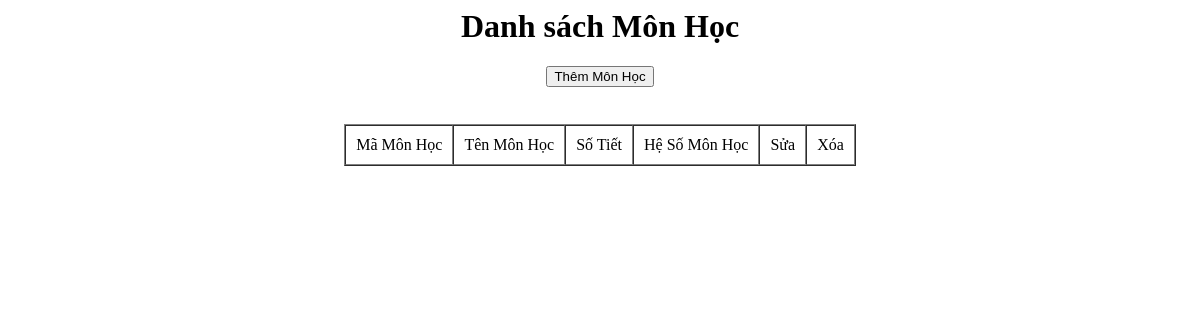
Before: /admin/monhoc/hienthimon.php with the older database file.
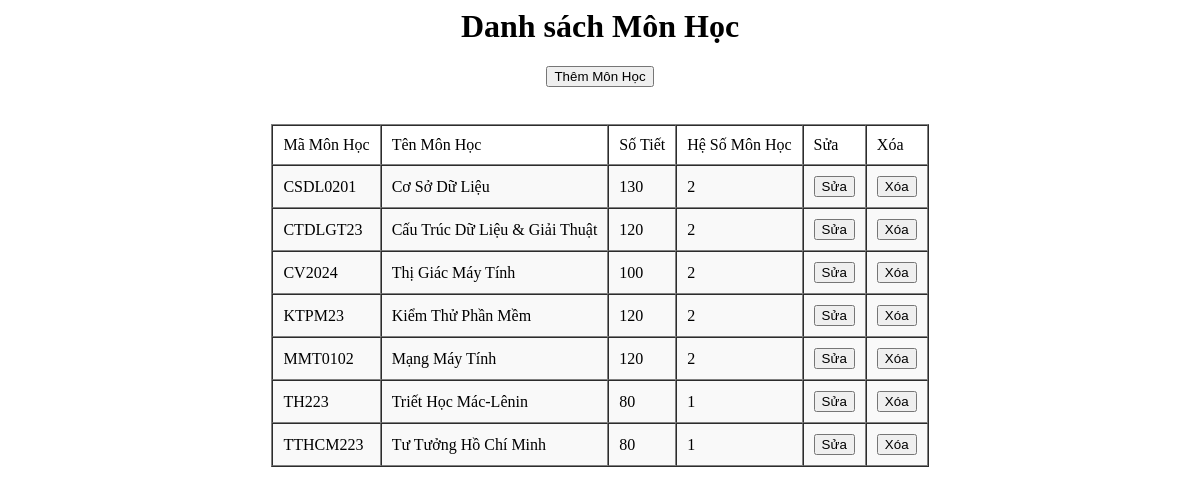
After: the same page with the newer database file.
### tables this page shows
CREATE TABLE `monhoc` (
  `MaMonHoc` varchar(15) NOT NULL,
  `TenMonHoc` varchar(50) NOT NULL,
  `SoTiet` int(20) NOT NULL,
  `HeSoMonHoc` int(1) NOT NULL
);

### classes/monhoc.class.php (called while the page is built, shortened)
<?php
class monhoc extends DB
{
    function allmon()
    {
        $con=$this->connect();
        $sql="select * from monhoc";
        $query=mysqli_query($con,$sql);
        $result=array();
        if($query)
        {
            while($row=mysqli_fetch_assoc($query))
            {
                $result[]=$row;
            }
        }
        return $result;
    }
}
?>

### admin/monhoc/hienthimon.php (the view, shortened to what this page needs)
<?php
require "../classes/monhoc.class.php";
$con=new monhoc();
$mon=$con->allmon();
?>
<!DOCTYPE html>
<html>
<head>
</head>
<body>
<h1 align="center"style="font-family:Tahoma;font-weight: bold">Danh sách Môn Học</h1>
<h3 align="center">
    <a href="monhoc/themmon.php">
        <button type = "button" class = "add-button" >Thêm Môn Học</button>
    </a>
</h3>
<table align="center" border="1" cellspacing="0" cellpadding="10">
    <tr class = "ToT" >
        <td>Mã Môn Học</td>
        <td>Tên Môn Học</td>
        <td>Số Tiết</td>
        <td>Hệ Số Môn Học</td>
        <td>Sửa</td>
        <td>Xóa</td>
    </tr>
    <?php foreach ($mon as $item){ ?>
        <tr style="background-color: #f9f9f9;">
            <td><?php echo $item['MaMonHoc']; ?></td>
            <td><?php echo $item['TenMonHoc']; ?></td>
            <td><?php echo $item['SoTiet']; ?></td>
            <td><?php echo $item['HeSoMonHoc']; ?></td>
            <td><?php echo "<a href='monhoc/suamon.php?id=$item[MaMonHoc]'>
            <button type='button' class = 'fix-button'> Sửa </button>
            </a>"; ?></td>
                <td> <?php echo "<a href='monhoc/xoamon.php?id=$item[MaMonHoc]' onclick='return XacNhan();'>
                <button type='button' class = 'fix-button' >Xóa</button>
                </a>"; ?>
            </td>
        </tr>
    <?php } ?>
    <br/>
</table>

Changed rows visible on the page:
added monhoc: MaMonHoc "CSDL0201", TenMonHoc "Cơ Sở Dữ Liệu", SoTiet "130", HeSoMonHoc "2"
added monhoc: MaMonHoc "CTDLGT23", TenMonHoc "Cấu Trúc Dữ Liệu & Giải Thuật", SoTiet "120", HeSoMonHoc "2"
added monhoc: MaMonHoc "CV2024", TenMonHoc "Thị Giác Máy Tính", SoTiet "100", HeSoMonHoc "2"
added monhoc: MaMonHoc "KTPM23", TenMonHoc "Kiểm Thử Phần Mềm", SoTiet "120", HeSoMonHoc "2"
added monhoc: MaMonHoc "MMT0102", TenMonHoc "Mạng Máy Tính", SoTiet "120", HeSoMonHoc "2"
added monhoc: MaMonHoc "TH223", TenMonHoc "Triết Học Mác-Lênin", SoTiet "80", HeSoMonHoc "1"
added monhoc: MaMonHoc "TTHCM223", TenMonHoc "Tư Tưởng Hồ Chí Minh", SoTiet "80", HeSoMonHoc "1"
